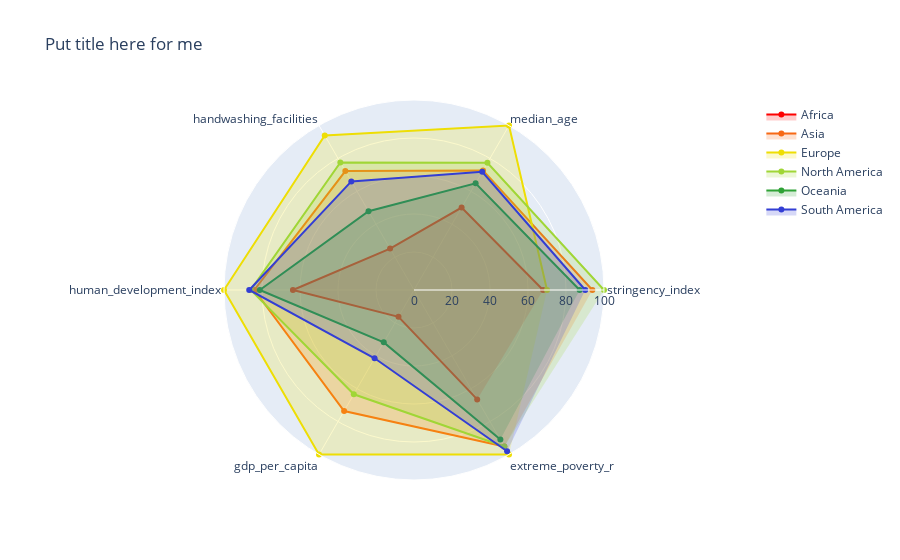

Notebook source saved alongside this figure:
### Markdown cell above
# AREA PROPERTIES ABILITY COMPARE

### Code cell
#TODO: 5 properties to compare 
# stringency_index
# median_age
# 1 -  extreme_poverty (we need good properties)
# handwashing_facilities
# human_development_index
# gdp_per_capita

Ability5_base_location = owid_covid_data[['continent','date','location','stringency_index','median_age','extreme_poverty','handwashing_facilities'
,'human_development_index','gdp_per_capita']].groupby('location').last()



# phần bù của tỉ lệ nghèo đói
Ability5_base_location['extreme_poverty_r'] = 100 - Ability5_base_location['extreme_poverty']
Ability5_base_location.drop(columns=['extreme_poverty'],inplace=True)


Ability5_base_area = Ability5_base_location.groupby('continent').mean()


# tẻ lệ gpd trê nuocs lớn nhất
Ability5_base_area['gdp_per_capita'] *= 100 / Ability5_base_area['gdp_per_capita'].max()
Ability5_base_area['stringency_index'] *= 100 / Ability5_base_area['stringency_index'].max()
Ability5_base_area['human_development_index'] *= 100 / Ability5_base_area['human_development_index'].max()
Ability5_base_area['extreme_poverty_r'] *= 100 / Ability5_base_area['extreme_poverty_r'].max()
Ability5_base_area['median_age'] *= 100 / Ability5_base_area['median_age'].max()
# #  --------------------------------------------------------------------

figgo = go.Figure()

idc = 0

for er in Ability5_base_area.index:
      record = Ability5_base_area.loc[er]
      det = record.tolist()
      aColor = colors6[idc]
      r,g,b = ImageColor.getcolor(aColor, "RGB")
      figgo.add_trace(go.Scatterpolar(
      r= det,
      theta=Ability5_base_area.columns,
      line = dict(color= aColor),
      fill='toself',
      fillcolor = "rgba({r}, {g}, {b}, 0.2)".format(r=r,g=g,b=b),
      name=er,
      ))
      idc+=1

figgo.update_layout(
  polar=dict(
    radialaxis=dict(
      visible=True,
      range=[0, 100]
    )),
  showlegend=True,
  title= dict(text='Put title here for me'),
  width=600
)

figgo.show()

### Figure 1 — Plotly figure (JSON) as saved in the notebook; plotly's stock layout.template omitted (floating-point values rounded to 4 significant figures)
{"data": [{"fill": "toself", "fillcolor": "rgba(253, 1, 0, 0.2)", "line": {"color": "#FD0100"}, "name": "Africa", "r": [67.95, 50.1, 25.16, 63.73, 16.32, 66.5], "theta": ["stringency_index", "median_age", "handwashing_facilities", "human_development_index", "gdp_per_capita", "extreme_poverty_r"], "type": "scatterpolar"}, {"fill": "toself", "fillcolor": "rgba(247, 105, 21, 0.2)", "line": {"color": "#F76915"}, "name": "Asia", "r": [93.87, 72.68, 72.28, 84.03, 73.57, 95.09], "theta": ["stringency_index", "median_age", "handwashing_facilities", "human_development_index", "gdp_per_capita", "extreme_poverty_r"], "type": "scatterpolar"}, {"fill": "toself", "fillcolor": "rgba(238, 222, 4, 0.2)", "line": {"color": "#EEDE04"}, "name": "Europe", "r": [70.02, 100, 93.95, 100, 100, 100.0], "theta": ["stringency_index", "median_age", "handwashing_facilities", "human_development_index", "gdp_per_capita", "extreme_poverty_r"], "type": "scatterpolar"}, {"fill": "toself", "fillcolor": "rgba(160, 214, 54, 0.2)", "line": {"color": "#A0D636"}, "name": "North America", "r": [100, 77.28, 77.54, 85.92, 63.37, 95.14], "theta": ["stringency_index", "median_age", "handwashing_facilities", "human_development_index", "gdp_per_capita", "extreme_poverty_r"], "type": "scatterpolar"}, {"fill": "toself", "fillcolor": "rgba(47, 162, 54, 0.2)", "line": {"color": "#2FA236"}, "name": "Oceania", "r": [87.19, 64.87, 47.87, 81.16, 31.83, 90.9], "theta": ["stringency_index", "median_age", "handwashing_facilities", "human_development_index", "gdp_per_capita", "extreme_poverty_r"], "type": "scatterpolar"}, {"fill": "toself", "fillcolor": "rgba(51, 62, 212, 0.2)", "line": {"color": "#333ED4"}, "name": "South America", "r": [90.13, 71.82, 65.99, 86.74, 41.49, 98.02], "theta": ["stringency_index", "median_age", "handwashing_facilities", "human_development_index", "gdp_per_capita", "extreme_poverty_r"], "type": "scatterpolar"}], "layout": {"autosize": true, "polar": {"angularaxis": {"type": "category"}, "radialaxis": {"autorange": false, "range": [0, 100], "type": "linear", "visible": true}}, "showlegend": true, "title": {"text": "Put title here for me"}}}
